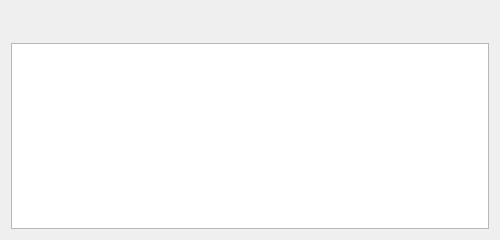
<?xml version="1.0" encoding="UTF-8"?>
<ui version="4.0">
 <class>MessageBoxClass</class>
 <widget class="QDialog" name="MessageBoxClass">
  <property name="geometry">
   <rect>
    <x>0</x>
    <y>0</y>
    <width>500</width>
    <height>240</height>
   </rect>
  </property>
  <property name="windowTitle">
   <string>MessageBox</string>
  </property>
  <layout class="QVBoxLayout" name="verticalLayout">
   <item>
    <widget class="QLabel" name="title">
     <property name="font">
      <font>
       <family>微软雅黑</family>
       <pointsize>14</pointsize>
      </font>
     </property>
     <property name="text">
      <string/>
     </property>
     <property name="alignment">
      <set>Qt::AlignCenter</set>
     </property>
    </widget>
   </item>
   <item>
    <widget class="QPlainTextEdit" name="message">
     <property name="font">
      <font>
       <family>微软雅黑</family>
       <pointsize>12</pointsize>
      </font>
     </property>
     <property name="readOnly">
      <bool>true</bool>
     </property>
    </widget>
   </item>
  </layout>
 </widget>
 <resources/>
 <connections/>
</ui>
